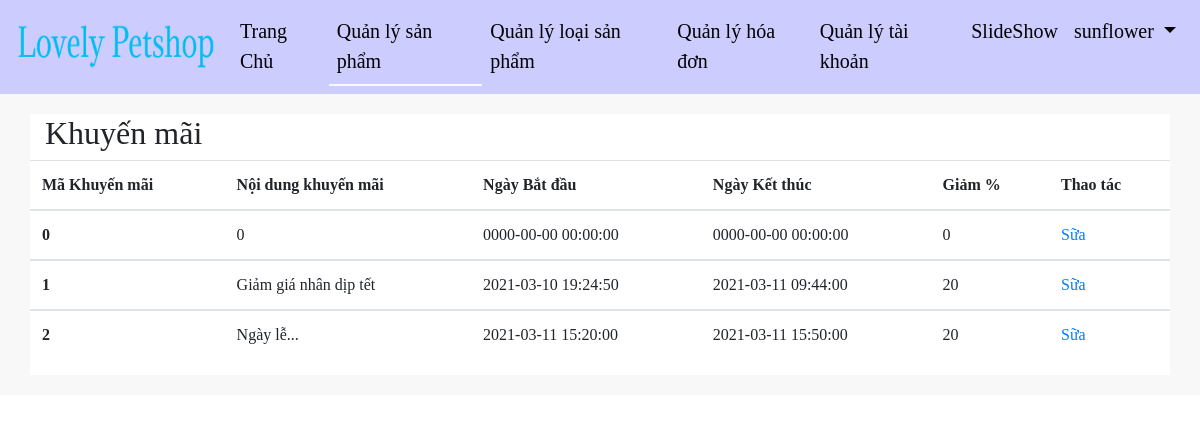
Page /application/LovePets/saleProduct.php (signed in) on the committed database.
### tables this page shows
CREATE TABLE `sale` (
  `SaleId` int(11) NOT NULL,
  `Content` text NOT NULL,
  `StartDate` datetime NOT NULL,
  `EndDate` datetime NOT NULL,
  `DecreasePercent` int(11) NOT NULL
);

### application/LovePets/saleProduct.php (the view, shortened to what this page needs)
<!DOCTYPE html>
<html>
    <head>
    </head>
    <?php include 'menuAdmin.php'; ?>
    <body style="font-family: serif">
        <?php
        include 'connection.php';
        $sql = "select * from sale";
        $result = $conn->query($sql);
        ?>
        <div style="background-color:rgb(248,248,248);">
            <form method="post" style="padding-top:20px;padding-bottom: 20px ">
                <div class="container" style="background-color:white;">
                    <div class="row">
                        <div class="col-md-12">
                            <h2>Khuyến mãi</h2>
                        </div>
                    </div>
                    <div class="row">
                        <table class="table table-hover">
                            <thead>
                                <tr>
                                    <th scope="col">Mã Khuyến mãi</th>
                                    <th scope="col">Nội dung khuyến mãi</th>
                                    <th scope="col">Ngày Bắt đầu</th>
                                    <th scope="col">Ngày Kết thúc</th>
                                    <th scope="col">Giảm %</th>
                                    <th scope="col">Thao tác</th>
                                </tr>
                            </thead>
                            <?php
                            if ($result->num_rows > 0) {
                                while ($row = $result->fetch_array()) {
                                    $saleid = $row['SaleId'];
                                    $content = $row['Content'];
                                    $sdate = $row['StartDate'];
                                    $edate = $row['EndDate'];
                                    $dpercent = $row['DecreasePercent'];
                                    ?>
                                    <tbody>
                                        <tr>
                                            <th scope="row"><?php echo $saleid; ?></th>
                                            <td>  <?php echo $content; ?></td>
                                            <td><?php echo $sdate; ?></td>
                                            <td><?php echo $edate; ?></td>
                                            <td><?php echo $dpercent; ?></td>
                                            <td style="text-decoration: none">
                                                <a href="modifySaleProduct.php?saleid=<?php echo $saleid; ?>">Sữa</a>
                                            </td>
                                        </tr>
                                    </tbody>
                                <?php }
                            }
                            ?>
                        </table>
                    </div>
                </div>
            </form>
    </body>
</html>

### rows in the picture
sale: SaleId "0", Content "0", StartDate "0000-00-00 00:00:00", EndDate "0000-00-00 00:00:00", DecreasePercent "0"
sale: SaleId "1", Content "Giảm giá nhân dịp tết", StartDate "2021-03-10 19:24:50", EndDate "2021-03-11 09:44:00", DecreasePercent "20"
sale: SaleId "2", Content "Ngày lễ...", StartDate "2021-03-11 15:20:00", EndDate "2021-03-11 15:50:00", DecreasePercent "20"

### other values in the picture
$_SESSION['NameLogin'] "sunflower"
